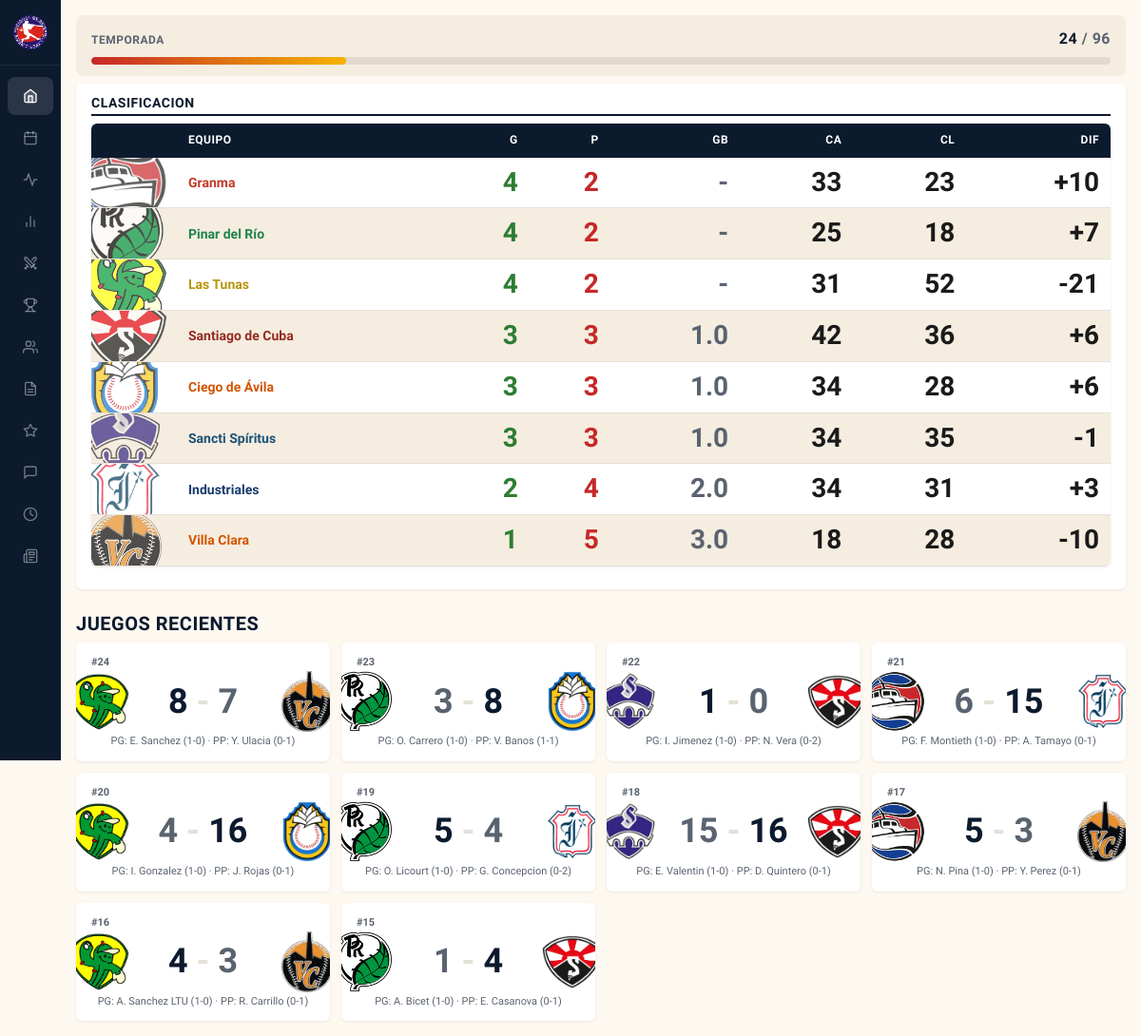
The page / on the database its author committed.
### tables this page shows
CREATE TABLE teams (
            id INTEGER PRIMARY KEY,
            name TEXT NOT NULL,
            short_name TEXT NOT NULL,
            full_name TEXT NOT NULL,
            owner TEXT NOT NULL,
            rank_overall INTEGER,
            rank_pitching INTEGER,
            rank_batting INTEGER,
            rank_fielding INTEGER,
            rank_speed INTEGER,
            rank_pre_draft INTEGER,
            rank_post_draft INTEGER,
            color_primary TEXT,
            color_secondary TEXT,
            logo_file TEXT,
            banner_file TEXT
        );

CREATE TABLE games (
            id INTEGER PRIMARY KEY,
            schedule_id INTEGER UNIQUE REFERENCES schedule(id),
            date TEXT,
            home_runs INTEGER,
            away_runs INTEGER,
            home_hits INTEGER,
            away_hits INTEGER,
            home_errors INTEGER,
            away_errors INTEGER,
            winning_pitcher_id INTEGER REFERENCES players(id),
            losing_pitcher_id INTEGER REFERENCES players(id),
            save_pitcher_id INTEGER REFERENCES players(id),
            notes TEXT
        , home_linescore TEXT, away_linescore TEXT);

CREATE TABLE schedule (
            id INTEGER PRIMARY KEY,
            game_num INTEGER,
            week_num INTEGER,
            home_team_id INTEGER REFERENCES teams(id),
            away_team_id INTEGER REFERENCES teams(id),
            phase TEXT DEFAULT 'regular',
            series_game INTEGER
        );

CREATE TABLE players (
            id INTEGER PRIMARY KEY,
            team_id INTEGER REFERENCES teams(id),
            name TEXT NOT NULL,
            full_name TEXT,
            position TEXT NOT NULL,
            bats_throws TEXT,
            role TEXT NOT NULL,
            lineup_order INTEGER,
            bullpen_role TEXT,
            is_drafted INTEGER DEFAULT 0,
            photo_file TEXT
        );

### blueprints/main/routes.py (the view)
@main_bp.route('/')
def index() -> str:
    standings = get_standings()
    teams = Team.all()
    games_played = sum(s['wins'] + s['losses'] for s in standings) // 2
    return render_template(
        'index.html',
        standings=standings,
        recent=recent_games(),
        teams=teams,
        games_played=games_played,
        total_games=TOTAL_GAMES,
    )

### app.py (called while the page is built)
def _register_static_versioning(app: Flask) -> None:
    @app.url_defaults
    def _inject_static_version(endpoint: str, values: dict) -> None:
        if endpoint != 'static' or 'v' in values:
            return
        filename = values.get('filename')
        if not filename:
            return
        path = os.path.join(app.static_folder or '', filename)
        try:
            values['v'] = int(os.path.getmtime(path))
        except OSError:
            pass

### db.py (called while the page is built)
def get_db() -> sqlite3.Connection:
    if 'db' not in g:
        from flask import current_app
        g.db = sqlite3.connect(current_app.config['DB_PATH'])
        g.db.row_factory = sqlite3.Row
        cursor = g.db.cursor()
        cursor.execute('PRAGMA journal_mode=WAL')
        cursor.execute('PRAGMA synchronous=NORMAL')
        cursor.execute('PRAGMA foreign_keys=ON')
        cursor.execute('PRAGMA busy_timeout=5000')
        cursor.close()
    return g.db

### models/base.py (called while the page is built)
    def __getattr__(self, name: str) -> Any:
        try:
            return self._row[name]
        except (IndexError, KeyError) as e:
            raise AttributeError(
                f"{type(self).__name__} has no attribute or column {name!r}"
            ) from e

    @property
    def row(self) -> sqlite3.Row:
        return self._row

### models/game.py (called while the page is built)
def _pitcher_cumulative_records() -> dict[tuple[int, int], tuple[int, int, int]]:
    rows = get_db().execute("""
        SELECT ps.player_id, ps.game_id, ps.W, ps.L, ps.SV
        FROM pitching_stats ps
        ORDER BY ps.player_id, ps.game_id
    """).fetchall()
    out: dict[tuple[int, int], tuple[int, int, int]] = {}
    cur_pid = None
    w = l = sv = 0
    for r in rows:
        if r["player_id"] != cur_pid:
            cur_pid = r["player_id"]
            w = l = sv = 0
        w += r["W"] or 0
        l += r["L"] or 0
        sv += r["SV"] or 0
        out[(r["player_id"], r["game_id"])] = (w, l, sv)
    return out

### models/team.py (called while the page is built)
    @property
    def games(self) -> int:
        return self.wins + self.losses

    @property
    def pct_float(self) -> float:
        return self.wins / self.games if self.games else 0.0

    @property
    def pct(self) -> str:
        return f"{self.pct_float:.3f}" if self.games else ".000"

    @property
    def diff(self) -> int:
        return self.rs - self.ra

    @classmethod
    def all(cls) -> list["Team"]:
        rows = get_db().execute("SELECT * FROM teams ORDER BY name").fetchall()
        return [cls(r) for r in rows]

### templates/index.html (shortened to what this page needs)
{% extends "base.html" %}
{% from 'components/logo_img.html' import logo_img %}
{% from 'components/game_card.html' import game_card %}
{% block content %}
<div class="season-progress mb-2">
    <div class="season-progress-label">
        <span>Temporada</span>
        <span class="stat-num">{{ games_played }} <span class="text-muted">/ {{ total_games }}</span></span>
    </div>
    <div class="season-progress-track">
        <div class="season-progress-fill" style="width: {{ (games_played / total_games * 100)|round(1) }}%"></div>
    </div>
</div>
<div class="panel mb-2">
    <h2>Clasificacion</h2>
    <div class="table-scroll"><table id="standings-table" class="standings stat-table">
        <thead>
            <tr>
                <th scope="col"></th>
                <th data-sort="text" scope="col">Equipo</th>
                <th class="num" data-sort="num" scope="col">G</th>
                <th class="num" data-sort="num" scope="col">P</th>
                <th class="num" data-sort="num" scope="col">GB</th>
                <th class="num" data-sort="num" scope="col">CA</th>
                <th class="num" data-sort="num" scope="col">CL</th>
                <th class="num" data-sort="num" scope="col">DIF</th>
            </tr>
        </thead>
        <tbody>
            {% for s in standings %}
            <tr>
                <td class="standings-logo"><div class="standings-logo-wrap">{{ logo_img(s.logo_file) }}</div></td>
                <td><a href="{{ url_for('teams.team', short=s.short_name) }}" class="team-color-bold" style="--team-color: {{ s.color_primary }}">{{ s.name }}</a></td>
                <td class="num stat-num win">{{ s.wins }}</td>
                <td class="num stat-num loss">{{ s.losses }}</td>
                <td class="num stat-num gb">{{ s.gb }}</td>
                <td class="num stat-num">{{ s.rs }}</td>
                <td class="num stat-num">{{ s.ra }}</td>
                <td class="num stat-num">{{ '+' if s.diff > 0 else '' }}{{ s.diff }}</td>
            </tr>
            {% endfor %}
        </tbody>
    </table></div>
</div>
{% if recent %}
<h2>Juegos Recientes</h2>
<div class="games-grid">
    {% for g in recent %}
    {{ game_card(g) }}
    {% endfor %}
</div>
{% endif %}
{% endblock %}

### templates/components/logo_img.html
{% macro logo_img(logo_file, css_class='inline-logo', alt='') %}
{% if logo_file %}
    {%- set dims = {
        'inline-logo':    64,
        'inline-logo-md': 32,
        'inline-logo-sm': 16,
        'team-logo':      56,
        'sched-logo':     72,
        'game-card-bg game-card-bg-left':  64,
        'game-card-bg game-card-bg-right': 64,
    } -%}
    {%- set size = dims.get(css_class) -%}
<img src="{{ url_for('static', filename='graphics/' + logo_file) }}"
     class="{{ css_class }}" alt="{{ alt }}" loading="lazy" decoding="async"
     {%- if size %} width="{{ size }}" height="{{ size }}"{% endif %}>
{% endif %}
{% endmacro %}

### templates/components/game_card.html
{% from 'components/logo_img.html' import logo_img %}
{% from 'components/pitcher_credits.html' import pitcher_credits %}
{% macro game_card(g, link=true) %}
{% if link %}
<a href="{{ url_for('games.game_detail', game_id=g.id) }}" class="game-card">
{% else %}
<div class="game-card">
{% endif %}
    {{ logo_img(g.home_logo, css_class='game-card-bg game-card-bg-left') }}
    {{ logo_img(g.away_logo, css_class='game-card-bg game-card-bg-right') }}
    <span class="game-card-num">#{{ g.game_num }}</span>
    <div class="game-card-teams">
        <span class="game-card-score">
            <span class="{% if g.home_runs > g.away_runs %}winner{% endif %}">{{ g.home_runs }}</span>
            <span class="score-dash">-</span>
            <span class="{% if g.away_runs > g.home_runs %}winner{% endif %}">{{ g.away_runs }}</span>
        </span>
    </div>
    <span class="game-card-pitchers">{{ pitcher_credits(g.wp_name, g.lp_name, wp_w=g.wp_w, wp_l=g.wp_l, lp_w=g.lp_w, lp_l=g.lp_l) }}</span>
{% if link %}
</a>
{% else %}
</div>
{% endif %}
{% endmacro %}

### templates/components/pitcher_credits.html (shortened to what this page needs)
{% macro pitcher_credits(wp_name, lp_name, sv_name=None, wp_w=None, wp_l=None, lp_w=None, lp_l=None, sv_count=None) %}
{% if wp_name %}PG: {{ wp_name }}{% if wp_w is not none %} ({{ wp_w|int }}-{{ wp_l|int|default(0) }}){% endif %}{% endif %}
{% if lp_name %} &middot; PP: {{ lp_name }}{% if lp_w is not none %} ({{ lp_w|int|default(0) }}-{{ lp_l|int }}){% endif %}{% endif %}
{% endmacro %}

### rows shown on the page
teams: logo_file (picture), name "Granma", wins "4", losses "2", gb "-", rs "33", ra "23", diff "+", diff "10"
teams: logo_file (picture), name "Pinar del Río", wins "4", losses "2", gb "-", rs "25", ra "18", diff "+", diff "7"
teams: logo_file (picture), name "Las Tunas", wins "4", losses "2", gb "-", rs "31", ra "52", diff "-21"
teams: logo_file (picture), name "Santiago de Cuba", wins "3", losses "3", gb "1.0", rs "42", ra "36", diff "+", diff "6"
teams: logo_file (picture), name "Ciego de Ávila", wins "3", losses "3", gb "1.0", rs "34", ra "28", diff "+", diff "6"
teams: logo_file (picture), name "Sancti Spíritus", wins "3", losses "3", gb "1.0", rs "34", ra "35", diff "-1"
teams: logo_file (picture), name "Industriales", wins "2", losses "4", gb "2.0", rs "34", ra "31", diff "+", diff "3"
teams: logo_file (picture), name "Villa Clara", wins "1", losses "5", gb "3.0", rs "18", ra "28", diff "-10"
games: logo_file (picture), game_num "24", home_runs "8", away_runs "7", away_errors "1", home_errors "0"
players: name "E. Sanchez"
players: name "Y. Ulacia"
games: logo_file (picture), game_num "23", home_runs "3", away_runs "8", wp_w "1", wp_l "0", lp_w "1", lp_l "1"
players: name "O. Carrero"
players: name "V. Banos"
games: logo_file (picture), game_num "22", home_runs "1", away_runs "0", wp_l "0", lp_w "0", away_hits "2"
players: name "I. Jimenez"
players: name "N. Vera"
games: logo_file (picture), game_num "21", home_runs "6", away_runs "15", wp_w "1", home_errors "0", lp_l "1"
players: name "F. Montieth"
players: name "A. Tamayo"
games: logo_file (picture), game_num "20", home_runs "4", away_runs "16", wp_w "1", wp_l "0", lp_w "0", lp_l "1"
players: name "I. Gonzalez"
players: name "J. Rojas"
games: logo_file (picture), game_num "19", home_runs "5", away_runs "4", away_errors "1", home_errors "0", lp_l "2"
players: name "O. Licourt"
players: name "G. Concepcion"
games: logo_file (picture), game_num "18", home_runs "15", away_runs "16", away_errors "1", home_errors "0"
players: name "E. Valentin"
players: name "D. Quintero"
games: logo_file (picture), game_num "17", home_runs "5", away_runs "3", wp_w "1", wp_l "0", lp_w "0", lp_l "1"
players: name "N. Pina"
players: name "Y. Perez"
games: logo_file (picture), game_num "16", home_runs "4", away_runs "3", wp_w "1", wp_l "0", lp_w "0", lp_l "1"
players: name "A. Sanchez LTU"
players: name "R. Carrillo"
games: logo_file (picture), game_num "15", home_runs "1", away_runs "4", wp_w "1", away_errors "0", lp_l "1"
players: name "A. Bicet"
players: name "E. Casanova"

### other values the page prints
{{ games_played }} "24"
{{ total_games }} "96"
